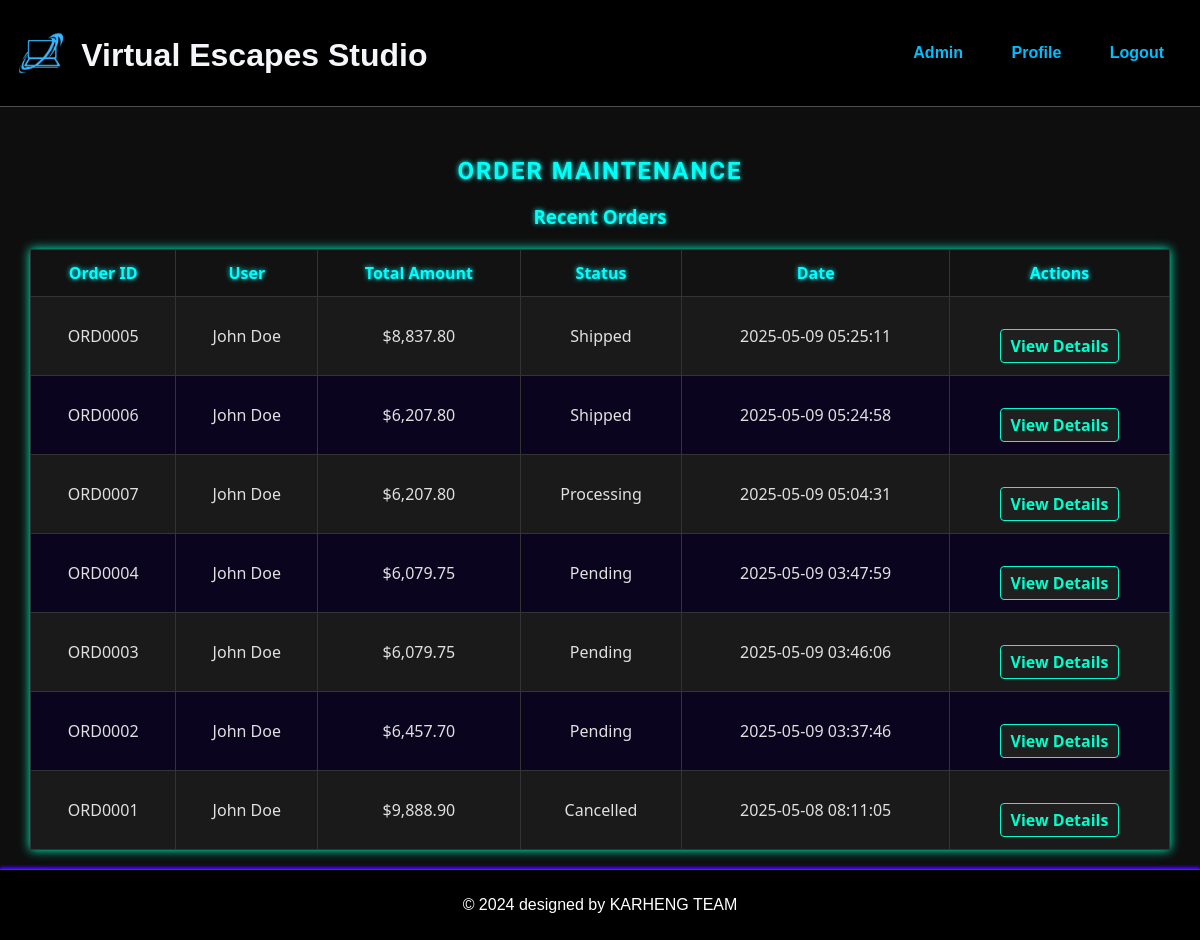
Before: /admin/admin_orders_maintenance.php (signed in) with the older database file.
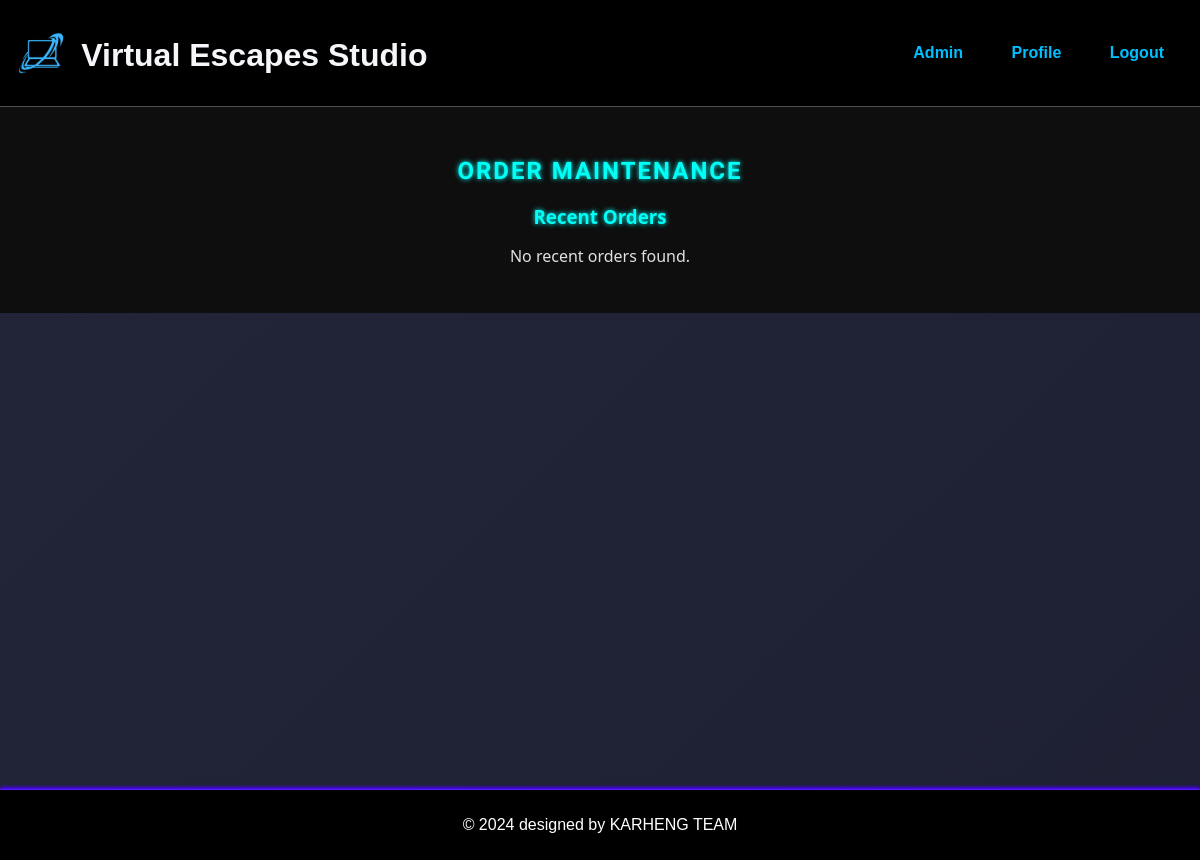
After: the same page with the newer database file.
### tables this page shows
CREATE TABLE `orders` (
  `Order_ID` char(7) NOT NULL,
  `User_ID` char(6) NOT NULL,
  `Total_Price` decimal(10,2) NOT NULL,
  `Status` varchar(20) NOT NULL,
  `Shipping_Cost` decimal(10,2) DEFAULT NULL,
  `Order_Quantity` varchar(10) DEFAULT NULL,
  `tax_amount` decimal(10,2) DEFAULT NULL,
  `subtotal` decimal(10,2) DEFAULT NULL,
  `created_at` timestamp NOT NULL DEFAULT current_timestamp()
);

CREATE TABLE `user` (
  `User_ID` char(6) NOT NULL,
  `Username` varchar(100) NOT NULL,
  `Gender` varchar(10) DEFAULT NULL,
  `Password` varchar(255) NOT NULL,
  `Birthday` date DEFAULT NULL,
  `Register_Date` datetime NOT NULL,
  `Email` varchar(100) NOT NULL,
  `Address` varchar(255) NOT NULL,
  `Status` varchar(20) NOT NULL DEFAULT 'Active'
);

### base.php (called while the page is built, shortened)
<?php
function get_recent_orders($conn) {
    $stmt = $conn->prepare("
        SELECT o.Order_ID, o.Total_Price, o.Status, o.created_at, u.Username
        FROM orders o
        JOIN User u ON o.User_ID = u.User_ID
        ORDER BY o.created_at DESC
        LIMIT 10
    ");
    $stmt->execute();
    return $stmt->fetchAll(PDO::FETCH_ASSOC);
}
?>

### admin/admin_orders_maintenance.php (the view, shortened to what this page needs)
<?php
require_once '../base.php';
include '../includes/header.php';
include '../db.php';
$recent_orders = get_recent_orders($conn);
?>
<div class="admin-dashboard">
    <h2>Order Maintenance</h2>
    <h3>Recent Orders</h3>
    <?php if (empty($recent_orders)): ?>
        <p>No recent orders found.</p>
    <?php else: ?>
        <table border="1">
            <thead>
                <tr>
                    <th>Order ID</th>
                    <th>User</th>
                    <th>Total Amount</th>
                    <th>Status</th>
                    <th>Date</th>
                    <th>Actions</th>
                </tr>
            </thead>
            <tbody>
            <?php foreach ($recent_orders as $order): ?>
                <tr>
                    <td><?= $order['Order_ID'] ?></td>
                    <td><?= htmlspecialchars($order['Username']) ?></td>
                    <td>$<?= number_format($order['Total_Price'], 2) ?></td>
                    <td><?= htmlspecialchars($order['Status']) ?></td>
                    <td><?= $order['created_at'] ?></td>
                    <td><a href="admin_order_detail.php?id=<?= $order['Order_ID'] ?>">View Details</a></td>
                </tr>
            <?php endforeach; ?>
            </tbody>
        </table>
    <?php endif; ?>
</div>
<?php include '../includes/footer.php'; ?>

### includes/header.php (shortened to what this page needs)
<!DOCTYPE html>
<html lang="en">
<head>
    <link rel="stylesheet" href="/css/styles.css">
    <link rel="stylesheet" href="https://code.jquery.com/ui/1.13.2/themes/base/jquery-ui.css">
</head>
<body>
    <header>
        <div class="header-brand">
        <img src="../images/logo.png" alt="Shop Logo" class="header-logo">
        <h1>Virtual Escapes Studio</h1>
        </div>
        <nav>
    <?php
    if (isset($_SESSION['role']) && $_SESSION['role'] === 'admin'): ?>
        <a href="../admin/admin_dashboard.php" class="nav-link">Admin</a>
        <a href="../member/profile.php" class="nav-link">Profile</a>
        <a href="../acc_security/logout.php" id="logout-link" class="nav-link">Logout</a>
    <?php endif; ?>
        </nav>
    </header>

### includes/footer.php
<?php
echo '
    <footer>
        <p>&copy; 2024 designed by KARHENG TEAM</p>
    </footer>
</body>
</html>';
?>

Changed rows visible on the page:
removed orders: Order_ID "ORD0005", User_ID.Username "John Doe", Total_Price "8,837.80", Status "Shipped", created_at "2025-05-09 05:25:11"
removed orders: Order_ID "ORD0006", User_ID.Username "John Doe", Total_Price "6,207.80", Status "Shipped", created_at "2025-05-09 05:24:58"
removed orders: Order_ID "ORD0007", User_ID.Username "John Doe", Total_Price "6,207.80", Status "Processing", created_at "2025-05-09 05:04:31"
removed orders: Order_ID "ORD0004", User_ID.Username "John Doe", Total_Price "6,079.75", Status "Pending", created_at "2025-05-09 03:47:59"
removed orders: Order_ID "ORD0003", User_ID.Username "John Doe", Total_Price "6,079.75", Status "Pending", created_at "2025-05-09 03:46:06"
removed orders: Order_ID "ORD0002", User_ID.Username "John Doe", Total_Price "6,457.70", Status "Pending", created_at "2025-05-09 03:37:46"
removed orders: Order_ID "ORD0001", User_ID.Username "John Doe", Total_Price "9,888.90", Status "Cancelled", created_at "2025-05-08 08:11:05"
Other visible differences:
text no longer shown: "Order ID User Total Amount Status Date Actions"
text now shown: "No recent orders found."
